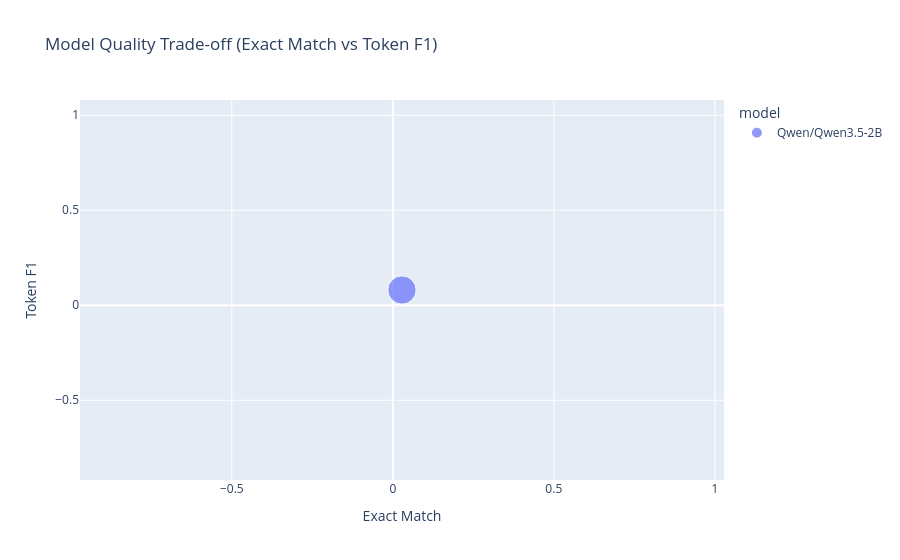

The code cell stored with this chart in its notebook:
### Code cell
import matplotlib.pyplot as plt
import seaborn as sns
import plotly.express as px

sns.set_theme(style="whitegrid")
plt.rcParams["figure.figsize"] = (10, 5)

if pred_df.empty:
    raise ValueError("No prediction rows available for visualization.")

def _as_percent(df: pd.DataFrame, col: str = "accuracy") -> pd.DataFrame:
    out = df.copy()
    if col in out.columns:
        out[col] = out[col] * 100.0
    return out

# 1) Overall model leaderboard
overall_plot_df = _as_percent(metrics["overall"], "accuracy").sort_values("accuracy", ascending=False)
plt.figure()
sns.barplot(data=overall_plot_df, x="model", y="accuracy", palette="viridis")
plt.title("Overall Accuracy by Model")
plt.ylabel("Accuracy (%)")
plt.xlabel("Model")
plt.xticks(rotation=20, ha="right")
plt.tight_layout()
plt.show()

# 2) Model x Dataset grouped bars
by_dataset_plot_df = _as_percent(metrics["by_dataset"], "accuracy")
plt.figure(figsize=(12, 5))
sns.barplot(data=by_dataset_plot_df, x="dataset", y="accuracy", hue="model")
plt.title("Accuracy by Dataset and Model")
plt.ylabel("Accuracy (%)")
plt.xlabel("Dataset")
plt.xticks(rotation=20, ha="right")
plt.tight_layout()
plt.show()

# 3) Heatmap: Model x Dataset accuracy
heat_ds = by_dataset_plot_df.pivot(index="model", columns="dataset", values="accuracy")
plt.figure(figsize=(10, max(3, len(heat_ds) * 0.6)))
sns.heatmap(heat_ds, annot=True, fmt=".1f", cmap="YlGnBu", cbar_kws={"label": "Accuracy (%)"})
plt.title("Accuracy Heatmap (Model x Dataset)")
plt.xlabel("Dataset")
plt.ylabel("Model")
plt.tight_layout()
plt.show()

# 4) Model x Format grouped bars
by_format_plot_df = _as_percent(metrics["by_format"], "accuracy")
plt.figure(figsize=(10, 5))
sns.barplot(data=by_format_plot_df, x="format", y="accuracy", hue="model")
plt.title("Accuracy by Question Format and Model")
plt.ylabel("Accuracy (%)")
plt.xlabel("Format")
plt.xticks(rotation=20, ha="right")
plt.tight_layout()
plt.show()

# 5) Domain-wise accuracy (top domains by support)
domain_support = pred_df.groupby("domain", as_index=False).size().rename(columns={"size": "count"})
top_domains = domain_support.sort_values("count", ascending=False).head(12)["domain"].tolist()
by_domain_plot_df = _as_percent(metrics["by_domain"], "accuracy")
by_domain_plot_df = by_domain_plot_df[by_domain_plot_df["domain"].isin(top_domains)]
if not by_domain_plot_df.empty:
    plt.figure(figsize=(12, 5))
    sns.barplot(data=by_domain_plot_df, x="domain", y="accuracy", hue="model")
    plt.title("Accuracy by Domain (Top Domains)")
    plt.ylabel("Accuracy (%)")
    plt.xlabel("Domain")
    plt.xticks(rotation=35, ha="right")
    plt.tight_layout()
    plt.show()

# 6) TuringQ difficulty breakdown (if available)
by_diff_plot_df = _as_percent(metrics["by_difficulty"], "accuracy")
if not by_diff_plot_df.empty:
    plt.figure(figsize=(10, 5))
    sns.barplot(data=by_diff_plot_df, x="difficulty", y="accuracy", hue="model")
    plt.title("Accuracy by Difficulty (TuringQ)")
    plt.ylabel("Accuracy (%)")
    plt.xlabel("Difficulty")
    plt.xticks(rotation=20, ha="right")
    plt.tight_layout()
    plt.show()

# 7) TuringQ type breakdown (if available)
by_type_plot_df = _as_percent(metrics["by_type"], "accuracy")
if not by_type_plot_df.empty:
    plt.figure(figsize=(10, 5))
    sns.barplot(data=by_type_plot_df, x="type", y="accuracy", hue="model")
    plt.title("Accuracy by Question Type (TuringQ)")
    plt.ylabel("Accuracy (%)")
    plt.xlabel("Type")
    plt.xticks(rotation=20, ha="right")
    plt.tight_layout()
    plt.show()

# 8) Interactive scatter: EM vs F1 by model
scatter_df = metrics["overall"].copy()
if not scatter_df.empty:
    fig = px.scatter(
        scatter_df,
        x="exact_match",
        y="token_f1",
        size="total",
        color="model",
        hover_data=["accuracy", "total"],
        title="Model Quality Trade-off (Exact Match vs Token F1)",
    )
    fig.update_layout(xaxis_title="Exact Match", yaxis_title="Token F1")
    fig.show()

### Figure 1 — Plotly figure (JSON) as saved in the notebook; plotly's stock layout.template omitted (floating-point values rounded to 4 significant figures)
{"data": [{"customdata": [[0.2602, 6840.0]], "hovertemplate": "model=Qwen/Qwen3.5-2B<br>exact_match=%{x}<br>token_f1=%{y}<br>total=%{customdata[1]}<br>accuracy=%{customdata[0]}<extra></extra>", "legendgroup": "Qwen/Qwen3.5-2B", "marker": {"color": "#636efa", "size": [6840], "sizemode": "area", "sizeref": 17.1, "symbol": "circle"}, "mode": "markers", "name": "Qwen/Qwen3.5-2B", "orientation": "v", "showlegend": true, "type": "scatter", "x": [0.02851], "xaxis": "x", "y": [0.08036], "yaxis": "y"}], "layout": {"legend": {"itemsizing": "constant", "title": {"text": "model"}, "tracegroupgap": 0}, "title": {"text": "Model Quality Trade-off (Exact Match vs Token F1)"}, "xaxis": {"anchor": "y", "domain": [0, 1], "title": {"text": "Exact Match"}}, "yaxis": {"anchor": "x", "domain": [0, 1], "title": {"text": "Token F1"}}}}
